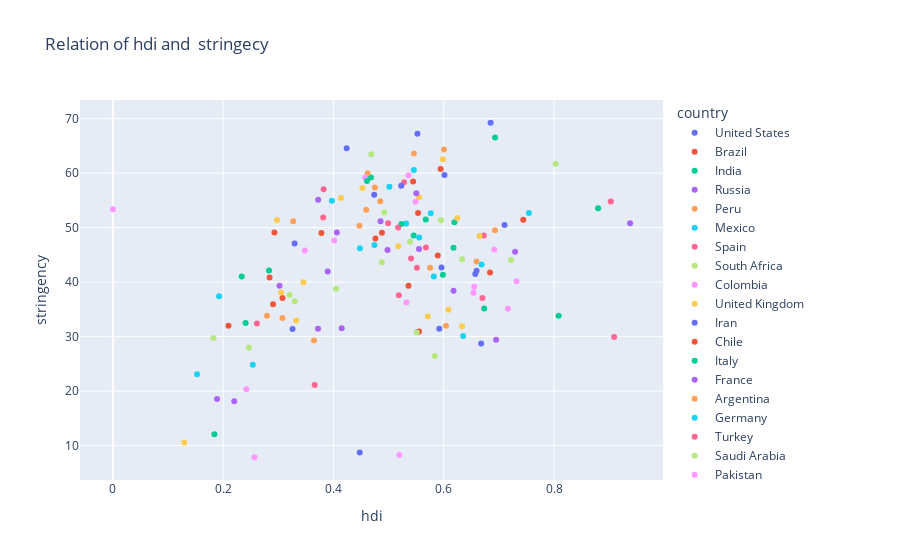

Notebook cell for this chart:
### Code cell
# relation hdi and stringecy 
fig=px.scatter(data, x='hdi',y='stringency',
               color='country',
                title="  Relation of hdi and  stringecy")
fig.show()
